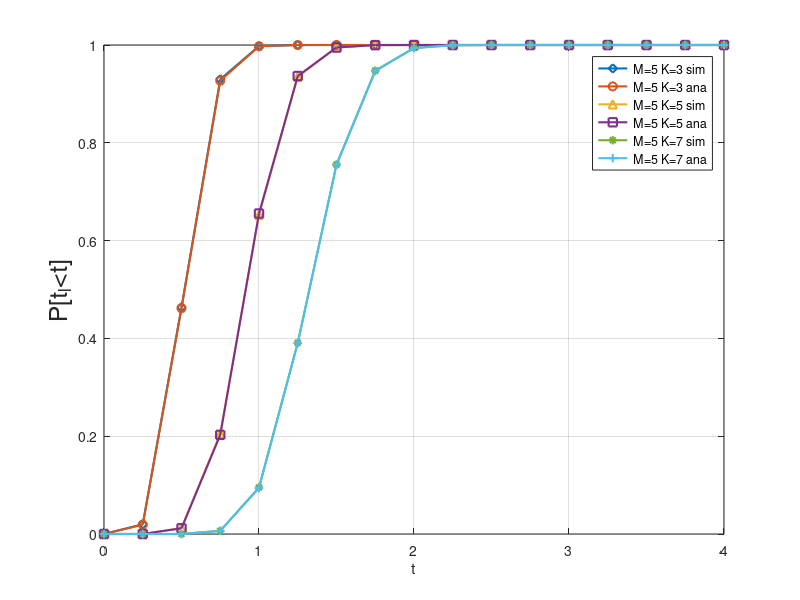

MATLAB code for this plot:
%% Performance
%M = [2:20];
%M = [1:20];
M = [0:0.25:10];

m5k3_sim = [0	0.01986	0.46342	0.92988	0.9978	0.99994	1	1	1	1	1	1	1	1	1	1	1	1	1	1	1	1	1	1	1	1	1	1	1	1	1	1	1	1	1	1	1	1	1	1	1];
m5k3_ana = [0	0.019098	0.461735	0.926989	0.997355	0.999964	1	1	1	1	1	1	1	1	1	1	1	1	1	1	1	1	1	1	1	1	1	1	1	1	1	1	1	1	1	1	1	1	1	1	1];

m5k5_sim = [0	0	0.01196	0.2052	0.65264	0.93492	0.9947	0.99988	1	1	1	1	1	1	1	1	1	1	1	1	1	1	1	1	1	1	1	1	1	1	1	1	1	1	1	1	1	1	1	1	1];
m5k5_ana = [0	0.00001	0.011719	0.202715	0.655411	0.936598	0.994994	0.999812	0.999996	1	1	1	1	1	1	1	1	1	1	1	1	1	1	1	1	1	1	1	1	1	1	1	1	1	1	1	1	1	1	1	1];

m5k7_sim = [0	0	0.00004	0.00646	0.09522	0.39098	0.75568	0.94764	0.9939	0.99964	1	1	1	1	1	1	1	1	1	1	1	1	1	1	1	1	1	1	1	1	1	1	1	1	1	1	1	1	1	1	1];
m5k7_ana = [0	0	0.00004	0.006395	0.094005	0.390466	0.755028	0.946636	0.993744	0.999589	0.999984	1	1	1	1	1	1	1	1	1	1	1	1	1	1	1	1	1	1	1	1	1	1	1	1	1	1	1	1	1	1];
i = i+1;
figure(i)
%plot(M,case_1,'-d')
%hold on
%plot(M,case_2,'-s')
%hold on
%plot(M,case_3,'-^')
%hold on

plot(M,m5k3_sim,'-d','LineWidth',1.5)
hold on
plot(M,m5k3_ana,'-o','LineWidth',1.5)
hold on
plot(M,m5k5_sim,'-^','LineWidth',1.5)
hold on
plot(M,m5k5_ana,'-s','LineWidth',1.5)
hold on
plot(M,m5k7_sim,'-*','LineWidth',1.5)
hold on
plot(M,m5k7_ana,'-+','LineWidth',1.5)
hold on
%plot(M,m5k5_sim,'-x')
%hold on
%plot(M,m5k5_ana,'-<')
%hold on

xlim([0,4]);

xlabel('t')
ylabel('P[t_l<t]', 'FontSize', 18)
%legend('\lambda_i=0.1\lambda_1','\lambda_i=0.5\lambda_1','\lambda_i=0.9\lambda_1')
legend('M=5 K=3 sim','M=5 K=3 ana','M=5 K=5 sim','M=5 K=5 ana','M=5 K=7 sim','M=5 K=7 ana')
grid on